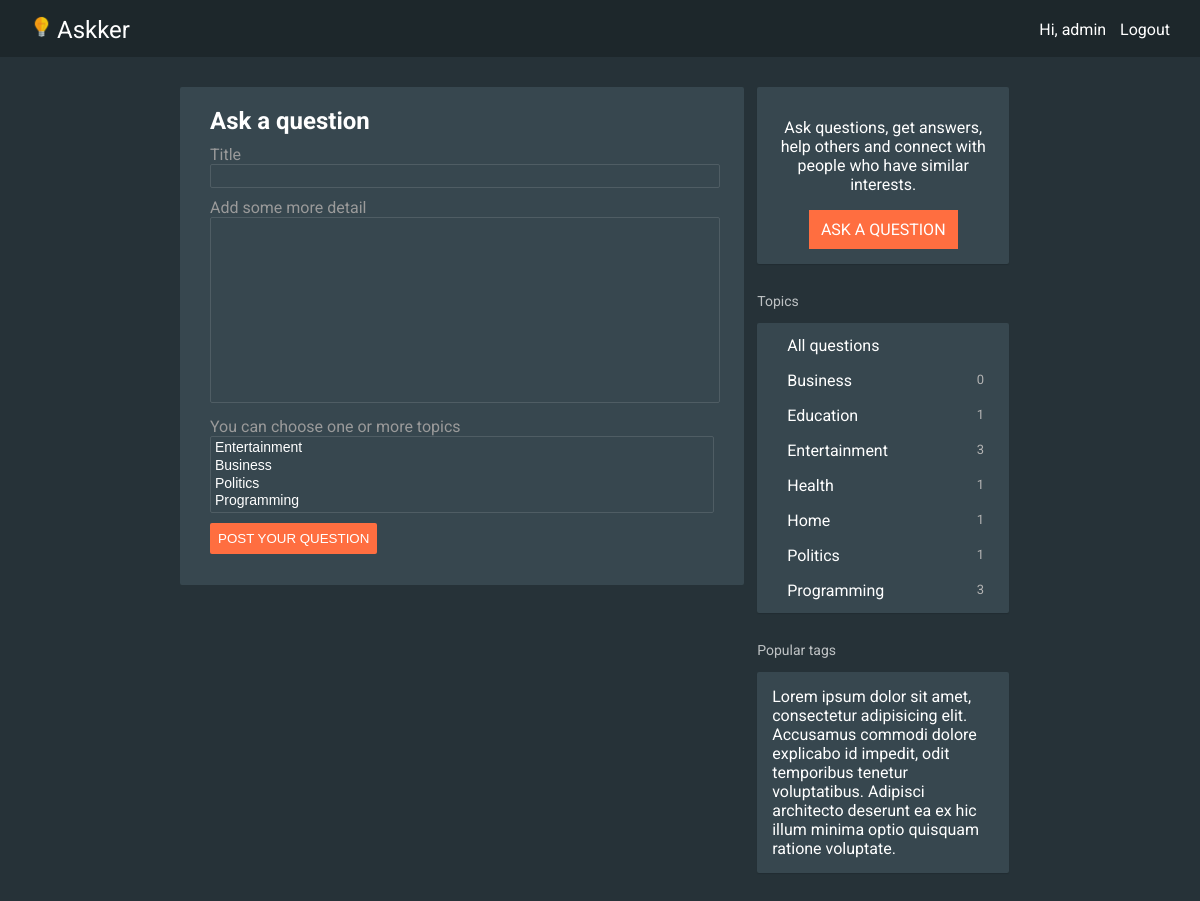
/ask (signed in), run on the app's committed database.
### questions/models.py (models this page shows)
class Topic(models.Model):
    name = models.CharField(max_length=20)
    slug = models.SlugField()
    def __str__(self):
        return self.name

### questions/views/question_create.py (the view, shortened to what this page needs)
# urls.py: url(r'^ask$', QuestionCreateView.as_view(), name="question_create"),
class QuestionCreateView(CreateView):
    template_name = "questions/question_create.html"
    model = Question
    form_class = QuestionForm
    def get_context_data(self, **kwargs):
        data = super(QuestionCreateView, self).get_context_data(**kwargs)
        data["topic_list"] = Topic.objects.all().annotate(question_count=Count("questions"))
        return data

### questions/forms.py
class QuestionForm(forms.ModelForm):
    class Meta:
        model = Question
        fields = ('title', 'body', 'topics')
        labels = {
            'title': 'Title',
            'body': 'Add some more detail',
            'topics': 'You can choose one or more topics '
        }
        widgets = {
            'title': TextInput(attrs={'class': "form__input form__input--w100"}),
            'body': Textarea(attrs={'rows': 10, 'class': "form__input form__input--w100"}),
            'topics': SelectMultiple(attrs={'class': "form__input form__input--w100 form__input--multiple"})
        }

### templates/questions/question_create.html
{% extends "body.html" %}
{% block content %}
    <div class="question-create">
        {% if request.user.is_authenticated %}
            <h2 class="question-create__title">Ask a question</h2>
            <form class="form" action="{% url "question_create" %}" method="POST">{% csrf_token %}
                {% for field in form %}
                    <label class="form__label" for="{{ field.name }}">{{ field.label }}</label>
                    {{ field }}
                {% endfor %}
                <div>
                    <button class="form__button" type="submit">Post your question</button>
                </div>
            </form>
        {% else %}
            <h4>Please <a class="link--orange" href="{% url "login" %}">login</a> or <a class="link--orange" href="{% url "register" %}">register</a> to ask a question.</h4>
        {% endif %}
    </div>
{% endblock %}

### templates/header.html
{% load staticfiles %}
<header class="header">
    <div class="header__logo header_logo--left">
        <img class="header__image" src="/static/img/header__image.png" alt="" height="23" width="23">
        <a class="header__link" href="{% url "index" %}">Askker</a>
    </div>
    <ul class="header__list header__list--right">
        {% if request.user.is_authenticated %}
            <li class="header__list-item">Hi, {{ request.user.username }}</li>
            <li class="header__list-item header__list-item--end"><a href="{% url "logout" %}">Logout</a></li>
        {% else %}
            <li class="header__list-item"><a href="{% url "register" %}">Register</a></li>
            <li class="header__list-item header__list-item--end"><a href="{% url "login" %}">Login</a></li>
        {% endif %}
    </ul>
</header>

### templates/sidebar.html (shortened to what this page needs)
{% if request.user.is_authenticated %}
    <section class="panel">
        <div class="panel__info panel__info--center">
            <p class="panel__text">Ask questions, get answers, help others and connect with people who have similar interests.</p>
            <div class="button-block">
                <a href="{% url "question_create" %}" class="button-block__link">Ask a question</a>
            </div>
        </div>
    </section>
    <section class="panel">
        <h1 class="panel__title">Topics</h1>
        <div class="panel__info panel__info--left">
            <ul class="panel__list">
                <li class="panel__list-item">
                    <a href="{% url "index" %}" class="panel__list-item-link">All questions</a>
                    <span class="panel__list-item-count">{{ question_count_all }}</span>
                </li>
                {% for topic in topic_list %}
                    <li class="panel__list-item">
                        <a class="panel__list-item-link" href="{% url "topic_detail" topic_slug=topic.slug %}">{{ topic.name }}</a>
                        <span class="panel__list-item-count">{{ topic.question_count }}</span>
                    </li>
                {% endfor %}
            </ul>
        </div>
    </section>
    <section class="panel">
        <h1 class="panel__title">Popular tags</h1>
        <div class="panel__info">
            Lorem ipsum dolor sit amet, consectetur adipisicing elit. Accusamus commodi dolore explicabo id impedit, odit temporibus tenetur voluptatibus. Adipisci architecto deserunt ea ex hic illum minima optio quisquam ratione voluptate.
        </div>
    </section>
{% endif %}

### static/css/styles.css (style rules this page uses)
body { margin: 0; padding: 0; height: 100%; font-family: "Roboto", sans-serif; background-color: #263238; color: white; }
a { color: white; text-decoration: none; }
ul { list-style: none; }
.header { background-color: #1D272B; }
.header__logo { display: inline-block; margin: 0; padding: 15px 30px; line-height: 0; }
.header__link { font-size: 24px; font-weight: 400; line-height: 24px; color: white; text-decoration: none; }
.header__list { margin: 0; padding: 20px 30px; }
.header__list--right { float: right; }
.header__list-item { display: inline-block; margin-right: 10px; }
.header__list-item--end { margin: 0; }
.panel { margin-bottom: 15px; width: 100%; }
.panel__title { margin: 0; padding: 14px 0; font-size: 14px; font-weight: 400; color: #bec2c4; }
.panel__info { padding: 15px; background-color: #37474F; box-shadow: 0 1px 1px rgba(0, 0, 0, 0.12); border-radius: 2px; }
.panel__info--center { text-align: center; }
.panel__info--left { padding: 0; text-align: left; }
.panel__list { margin: 0; padding: 5px 0; }
.panel__list-item-link { display: inline-block; padding: 8px 30px; }
.panel__list-item-count { float: right; padding: 9px 10% 4px 0; color: #b3b3b3; font-size: 13px; }
.button-block { text-align: center; }
.button-block__link { display: inline-block; padding: 10px 12px; background-color: #FF6E40; color: white; text-transform: uppercase; cursor: pointer; }
.question-create__title { margin: 0; }
.form { margin: 10px 0; }
.form__label { display: block; color: #9a9a9a; }
.form__button { display: inline-block; padding: 8px 8px; border: 0; border-radius: 2px; background-color: #FF6E40; color: white; text-transform: uppercase; cursor: pointer; }
.form__input { margin-bottom: 10px; padding: 2px; outline: 0; border: 1px solid #4f5d64; border-radius: 2px; background-color: transparent; color: white; font-size: 16px; resize: none; }
.form__input--w100 { width: 100%; }
.form__input--multiple { font-size: 14px; }

### data on the page
Topic: name "Business", question_count "0"
Topic: name "Education", question_count "1"
Topic: name "Entertainment", question_count "3"
Topic: name "Health", question_count "1"
Topic: name "Home", question_count "1"
Topic: name "Politics", question_count "1"
Topic: name "Programming", question_count "3"

### other printed values
{{ request.user.username }} "admin"
{{ field.label }} "Title" "Add some more detail" "You can choose one or more topics"
